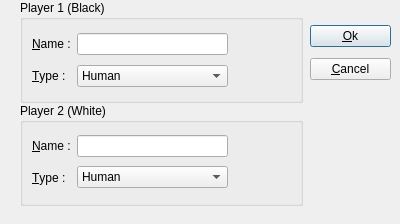
<?xml version="1.0" encoding="UTF-8"?>
<ui version="4.0">
 <class>PlayerSetting</class>
 <widget class="QDialog" name="PlayerSetting">
  <property name="geometry">
   <rect>
    <x>0</x>
    <y>0</y>
    <width>400</width>
    <height>224</height>
   </rect>
  </property>
  <property name="windowTitle">
   <string>Dialog</string>
  </property>
  <widget class="QWidget" name="layoutWidget">
   <property name="geometry">
    <rect>
     <x>310</x>
     <y>20</y>
     <width>81</width>
     <height>66</height>
    </rect>
   </property>
   <layout class="QVBoxLayout">
    <item>
     <widget class="QPushButton" name="ok_pushButton">
      <property name="enabled">
       <bool>true</bool>
      </property>
      <property name="text">
       <string>&amp;Ok</string>
      </property>
      <property name="checkable">
       <bool>false</bool>
      </property>
      <property name="checked">
       <bool>false</bool>
      </property>
      <property name="default">
       <bool>true</bool>
      </property>
     </widget>
    </item>
    <item>
     <widget class="QPushButton" name="cancel_pushButton">
      <property name="text">
       <string>&amp;Cancel</string>
      </property>
      <property name="checkable">
       <bool>false</bool>
      </property>
     </widget>
    </item>
   </layout>
  </widget>
  <widget class="QGroupBox" name="groupBox_p1">
   <property name="geometry">
    <rect>
     <x>20</x>
     <y>0</y>
     <width>283</width>
     <height>103</height>
    </rect>
   </property>
   <property name="title">
    <string>Player 1 (Black)</string>
   </property>
   <layout class="QGridLayout" name="_2">
    <item row="0" column="0">
     <widget class="QLabel" name="label_name_p1">
      <property name="text">
       <string>&amp;Name :</string>
      </property>
      <property name="buddy">
       <cstring>lineEdit_name_p1</cstring>
      </property>
     </widget>
    </item>
    <item row="0" column="1">
     <widget class="QLineEdit" name="lineEdit_name_p1"/>
    </item>
    <item row="0" column="2" rowspan="2">
     <spacer>
      <property name="orientation">
       <enum>Qt::Horizontal</enum>
      </property>
      <property name="sizeHint" stdset="0">
       <size>
        <width>31</width>
        <height>41</height>
       </size>
      </property>
     </spacer>
    </item>
    <item row="1" column="0">
     <widget class="QLabel" name="label_type_p1">
      <property name="text">
       <string>&amp;Type :</string>
      </property>
      <property name="buddy">
       <cstring>comboBox_type_p1</cstring>
      </property>
     </widget>
    </item>
    <item row="1" column="1">
     <widget class="QComboBox" name="comboBox_type_p1">
      <item>
       <property name="text">
        <string>Human</string>
       </property>
      </item>
      <item>
       <property name="text">
        <string>Computer ( Beginner )</string>
       </property>
      </item>
      <item>
       <property name="text">
        <string>Computer ( Amateur )</string>
       </property>
      </item>
      <item>
       <property name="text">
        <string>Computer (  Expert   )</string>
       </property>
      </item>
     </widget>
    </item>
   </layout>
  </widget>
  <widget class="QGroupBox" name="groupBox_p2">
   <property name="geometry">
    <rect>
     <x>20</x>
     <y>103</y>
     <width>283</width>
     <height>103</height>
    </rect>
   </property>
   <property name="title">
    <string>Player 2 (White)</string>
   </property>
   <layout class="QGridLayout" name="_3">
    <item row="0" column="0">
     <widget class="QLabel" name="label_name_p2">
      <property name="text">
       <string>&amp;Name :</string>
      </property>
      <property name="buddy">
       <cstring>lineEdit_name_p2</cstring>
      </property>
     </widget>
    </item>
    <item row="0" column="1">
     <widget class="QLineEdit" name="lineEdit_name_p2"/>
    </item>
    <item row="0" column="2" rowspan="2">
     <spacer>
      <property name="orientation">
       <enum>Qt::Horizontal</enum>
      </property>
      <property name="sizeHint" stdset="0">
       <size>
        <width>40</width>
        <height>51</height>
       </size>
      </property>
     </spacer>
    </item>
    <item row="1" column="0">
     <widget class="QLabel" name="label_type_p2">
      <property name="text">
       <string>&amp;Type :</string>
      </property>
      <property name="buddy">
       <cstring>comboBox_type_p2</cstring>
      </property>
     </widget>
    </item>
    <item row="1" column="1">
     <widget class="QComboBox" name="comboBox_type_p2">
      <item>
       <property name="text">
        <string>Human</string>
       </property>
      </item>
      <item>
       <property name="text">
        <string>Computer ( Beginner )</string>
       </property>
      </item>
      <item>
       <property name="text">
        <string>Computer ( Amateur )</string>
       </property>
      </item>
      <item>
       <property name="text">
        <string>Computer ( Expert )</string>
       </property>
      </item>
     </widget>
    </item>
   </layout>
  </widget>
 </widget>
 <resources/>
 <connections/>
</ui>
